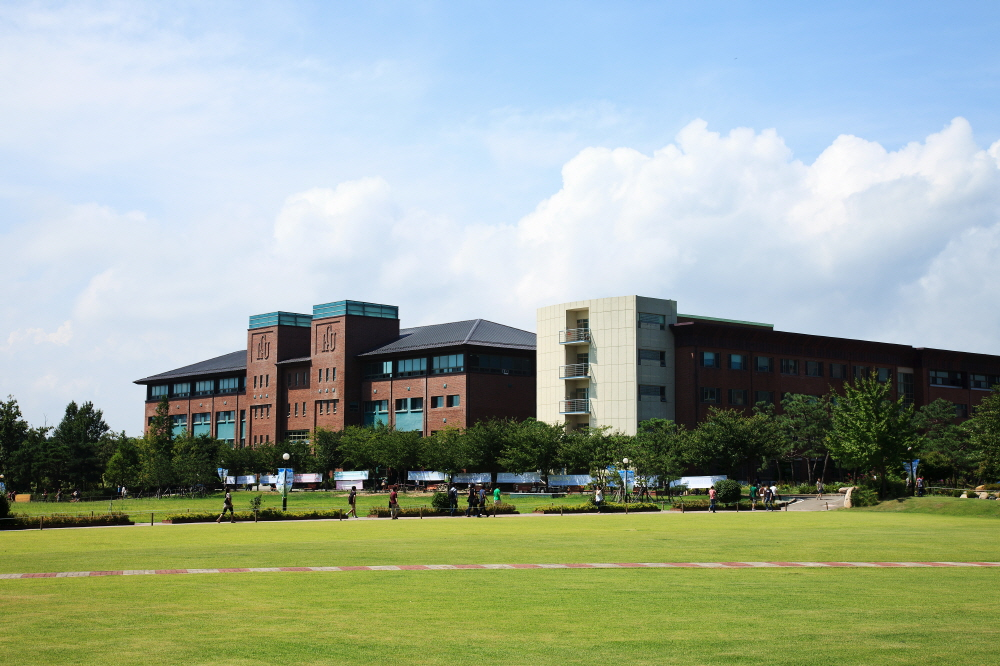
#> input picture introduction_to_ai/imageData/school.jpg, 1000 x 666 px, given in place of z_char_8x8.png, which was not available
$ jupyter execute dct_example.ipynb   (text cells are left out)
#> lines starting #> are read from the running program, lines starting #| are printed output that depends on the picture; after the words box and inside, x2 and y2 are one past the last pixel; in counts of white or black regions, pixels touching at a corner belong together; pictures that were not available may be replaced by others from this repository, and a replacement may not be noted
[cell 1]
import numpy as np
import matplotlib.pyplot as plt
from scipy import fftpack
from skimage.util import img_as_ubyte
import matplotlib.image as mpimg

[cell 2]
# loading a simple Z character image (8x8)
img = img_as_ubyte(mpimg.imread('img/z_char_8x8.png'))
#> img is the input picture: shape (666, 1000, 3); mean R, G, B 156.4, 169.6, 155.3
img_h = 8
gray_img = img[:,:,0]
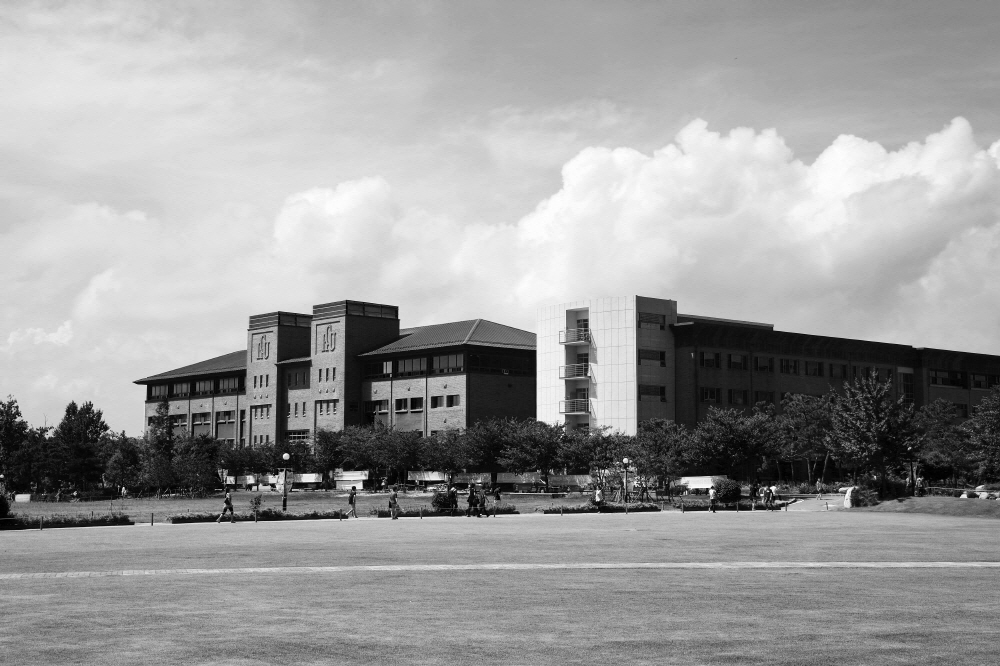
#> gray_img: shape (666, 1000); min 0, max 255, mean 156.4

plt.imshow(img, cmap='gray', interpolation='nearest')

[cell 3]
np.set_printoptions(precision=1, linewidth=140, suppress=True)
gray_img

[cell 4]
z_dct = fftpack.dct(fftpack.dct(gray_img.T, norm='ortho').T, norm='ortho')

np.set_printoptions(precision=1, linewidth=140, suppress=True)
z_dct

[cell 5]
dct_basis = img_as_ubyte(mpimg.imread('img/dct_basis.png'))
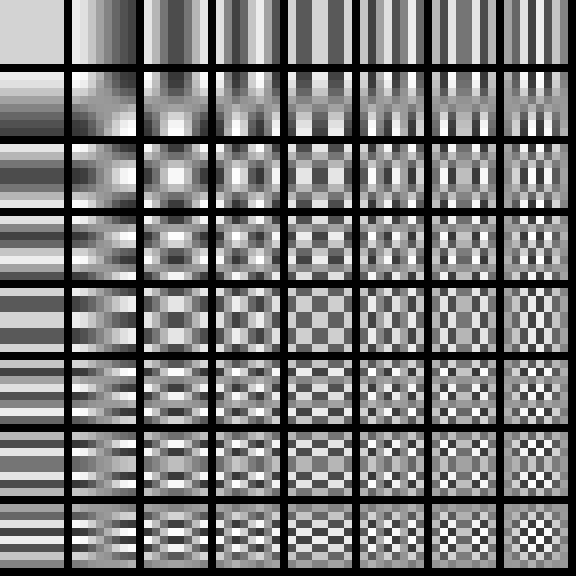
#> input picture videoStreaming/img/dct_basis.png, 576 x 576 px
plt.imshow(dct_basis, cmap='gray', interpolation='nearest')

[cell 6]
partial_z_idct = []
partial_z_dct = []

for ii in range(img_h*img_h):
    dct_copy = np.copy(z_dct)
    frequency_counter = 0

    for u in range(img_h):
        for v in range(img_h):
            if frequency_counter > ii:
                dct_copy[u,v] = 0
            frequency_counter += 1

    partial_z_dct.append(dct_copy)

    partial_img_idct = fftpack.idct(fftpack.idct(dct_copy.T, norm='ortho').T, norm='ortho')
    partial_z_idct.append(partial_img_idct)
#> this loop made 64 passes
#> pass 1, `partial_img_idct = fftpack.idct(fftpack.idct(dct_copy.T, norm='ortho')..`:
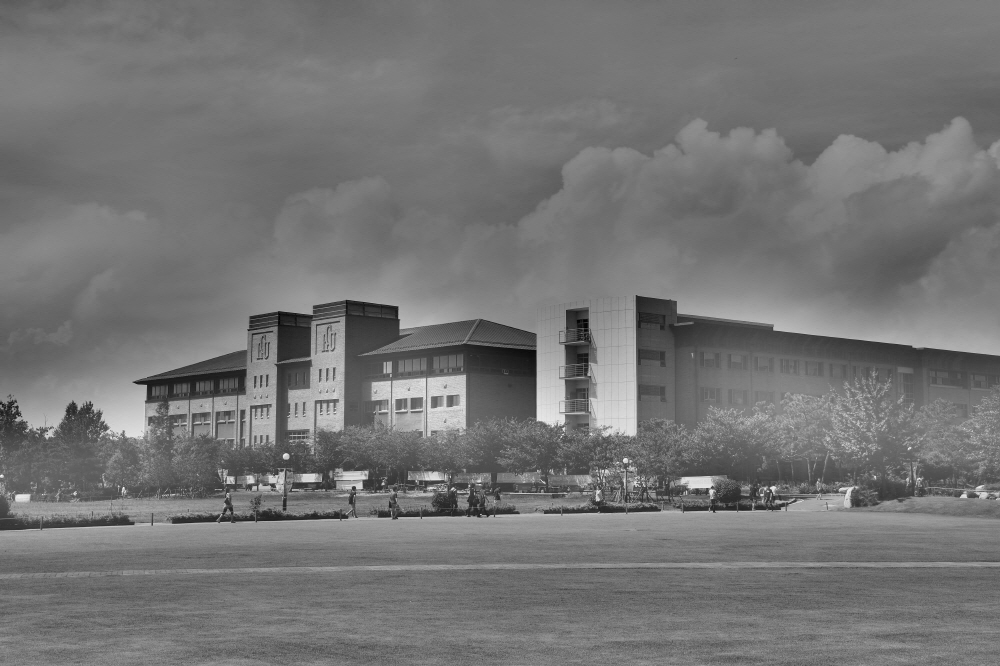
#> partial_img_idct: shape (666, 1000) float64; min -10.46, max 353, mean 156.4; drawn with min black and max white
#> after the loop, partial_z_dct = 64 items; partial_z_idct = 64 items

[cell 7]
# shows each coefficient evolution towards the image formation
# here you can see how each DCT basis constributes to the image formation
# try to visualize them as a summation of the basis throughout the 64 elements
fig = plt.figure(figsize=(16, 16))
for ii in range(img_h*img_h):
    plt.subplot(8, 8, ii + 1)
    plt.title(partial_z_dct[ii][int(ii / 8), ii % 8])
    plt.imshow(partial_z_idct[ii], cmap='gray', interpolation='nearest')
    plt.grid(False);
    plt.xticks([]);
    plt.yticks([]);
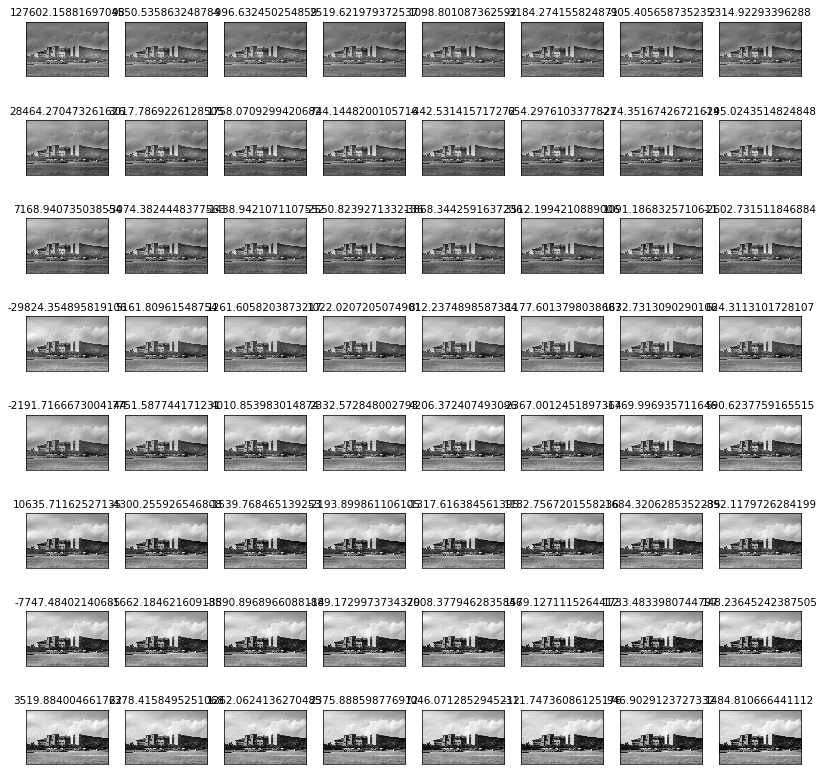
#> figure drawn by matplotlib, 64 panels

[cell 8]
def create_zigzag_order(n):
    """
    n x n 행렬에 대한 지그재그 순서를 생성
    Returns: 지그재그 순서대로 (u, v) 좌표 리스트
    """
    zigzag_order = []

    # 대각선별로 처리
    for diagonal in range(2 * n - 1):
        coords = []

        # 각 대각선에서 가능한 좌표들 찾기
        for u in range(n):
            v = diagonal - u
            if 0 <= v < n:
                coords.append((u, v))

        # 짝수 대각선은 위에서 아래로, 홀수 대각선은 아래에서 위로
        if diagonal % 2 == 0:
            coords.reverse()

        zigzag_order.extend(coords)

    return zigzag_order

def reconstruct_with_top_k_coefficients(dct_coeffs, k):
    """
    지그재그 순서로 상위 k개 계수만 사용하여 이미지 재구성
    """
    n = dct_coeffs.shape[0]
    zigzag_order = create_zigzag_order(n)

    # 모든 계수를 0으로 초기화
    reconstructed_dct = np.zeros_like(dct_coeffs)

    # 지그재그 순서로 상위 k개 계수만 복사
    for i in range(min(k, len(zigzag_order))):
        u, v = zigzag_order[i]
        reconstructed_dct[u, v] = dct_coeffs[u, v]

    # 역 DCT 변환
    reconstructed_img = fftpack.idct(fftpack.idct(reconstructed_dct.T, norm='ortho').T, norm='ortho')

    return reconstructed_img, reconstructed_dct

[cell 9]
# 다양한 계수 개수로 재구성 비교
k_values = [1, 2, 4, 8, 10, 16, 32, 64]

fig, axes = plt.subplots(2, 4, figsize=(16, 8))
axes = axes.flatten()

for idx, k in enumerate(k_values):
    reconstructed_img, reconstructed_dct = reconstruct_with_top_k_coefficients(z_dct, k)

    # 이미지 출력
    axes[idx].imshow(reconstructed_img, cmap='gray', interpolation='nearest', vmin=0, vmax=255)
    axes[idx].set_title(f'Top {k} coefficients\n(Compression: {100*(64-k)/64:.1f}%)')
    axes[idx].grid(False)
    axes[idx].set_xticks([])
    axes[idx].set_yticks([])
#> this loop made 8 passes
#> pass 1, `reconstructed_img, reconstructed_dct = reconstruct_with_top_k_coeffici..`:
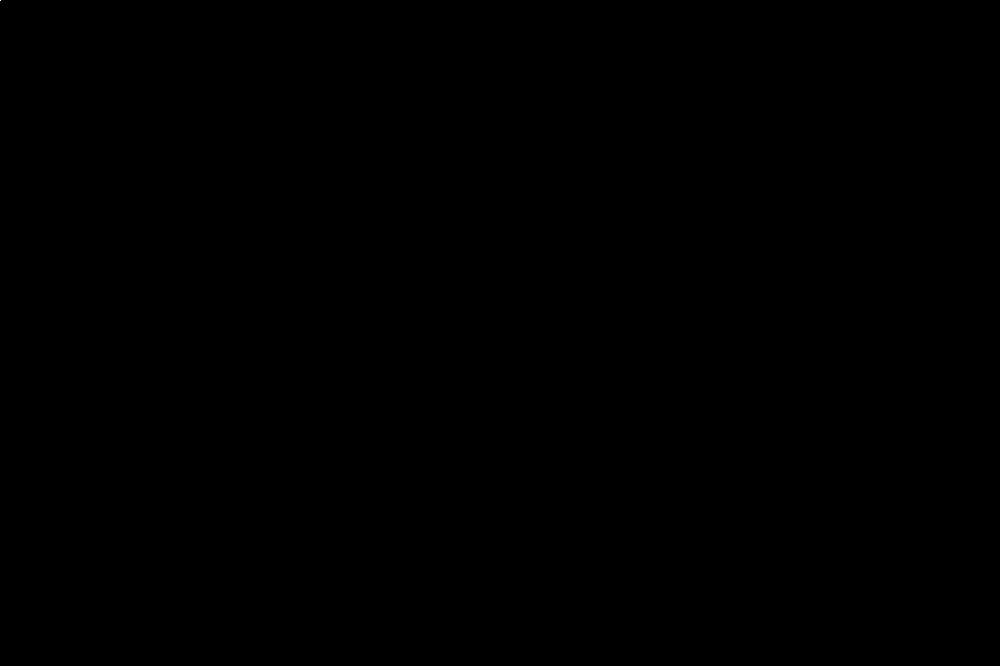
#> reconstructed_dct: shape (666, 1000) float64; values 0 (black) and 127602.2 (white), 0% white in thin lines or dots, all inside (x1, y1, x2, y2) = (0, 0, 1, 1)

plt.tight_layout()
plt.suptitle('DCT Compression: Reconstruction with Top-K Coefficients (Zigzag Order)',
             fontsize=16, y=1.02)
plt.show()
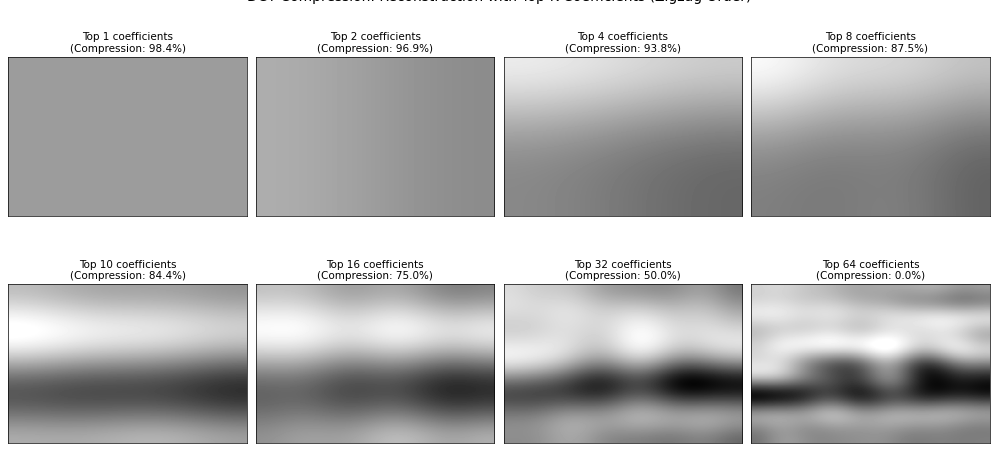
#> figure drawn by matplotlib, 8 panels

# 원본과 상위 10개 계수로 재구성한 이미지 비교
reconstructed_10, dct_10 = reconstruct_with_top_k_coefficients(z_dct, 10)
#> in reconstruct_with_top_k_coefficients (call 9), `reconstructed_img = fftpack.idct(fftpack.idct(reconstructed_dct.T, nor..`:
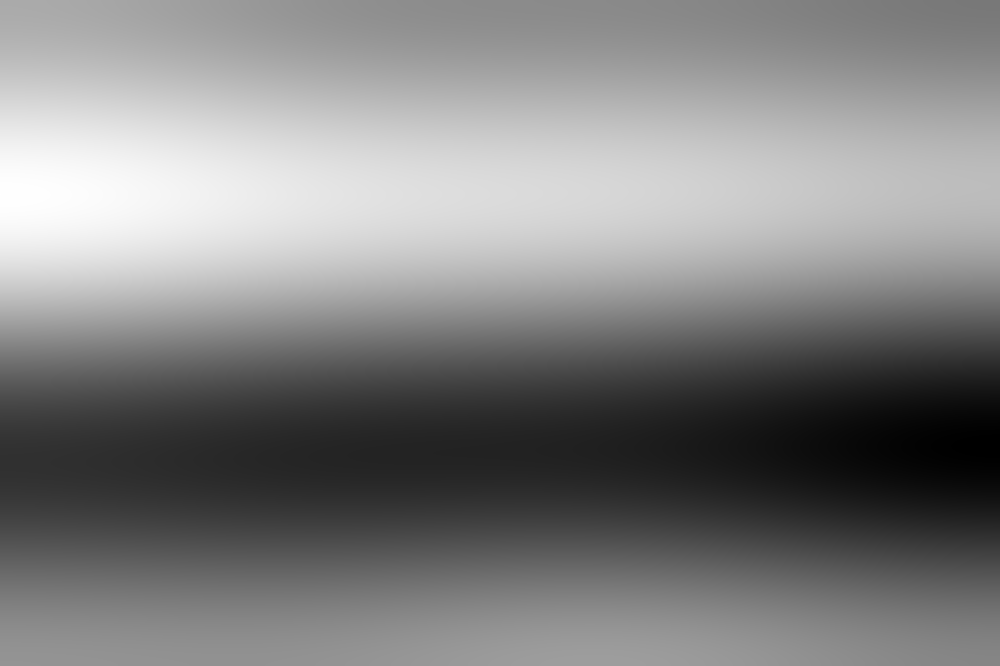
#> reconstructed_img: shape (666, 1000) float64; min 48.91, max 259.2, mean 156.4; drawn with min black and max white

fig, axes = plt.subplots(1, 4, figsize=(16, 4))

# 원본 이미지
axes[0].imshow(gray_img, cmap='gray', interpolation='nearest')
axes[0].set_title('Original Image')
axes[0].grid(False); axes[0].set_xticks([]); axes[0].set_yticks([])

# 원본 DCT 계수
im1 = axes[1].imshow(np.abs(z_dct), cmap='hot', interpolation='nearest')
axes[1].set_title('Original DCT Coefficients\n(64 coefficients)')
axes[1].grid(False); axes[1].set_xticks([]); axes[1].set_yticks([])
plt.colorbar(im1, ax=axes[1], shrink=0.8)

# 상위 10개 DCT 계수
im2 = axes[2].imshow(np.abs(dct_10), cmap='hot', interpolation='nearest')
axes[2].set_title('Top 10 DCT Coefficients\n(84.4% compression)')
axes[2].grid(False); axes[2].set_xticks([]); axes[2].set_yticks([])
plt.colorbar(im2, ax=axes[2], shrink=0.8)

# 재구성된 이미지
axes[3].imshow(reconstructed_10, cmap='gray', interpolation='nearest', vmin=0, vmax=255)
axes[3].set_title('Reconstructed Image\n(10 coefficients)')
axes[3].grid(False); axes[3].set_xticks([]); axes[3].set_yticks([])

plt.tight_layout()
plt.show()
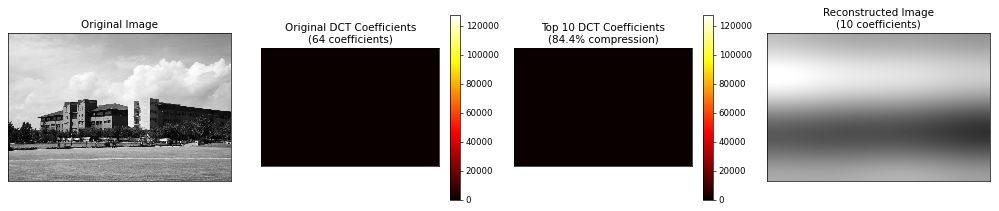
#> figure drawn by matplotlib, 6 panels

# 지그재그 순서 시각화
zigzag_order = create_zigzag_order(8)
zigzag_matrix = np.zeros((8, 8))

for idx, (u, v) in enumerate(zigzag_order):
    zigzag_matrix[u, v] = idx + 1

plt.figure(figsize=(8, 6))
plt.imshow(zigzag_matrix, cmap='viridis', interpolation='nearest')
plt.title('Zigzag Scanning Order for 8x8 DCT Block')
plt.colorbar(label='Scanning Order')

# 숫자 표시
for u in range(8):
    for v in range(8):
        plt.text(v, u, f'{int(zigzag_matrix[u, v])}',
                ha='center', va='center', color='white', fontweight='bold')

plt.grid(False)
plt.show()
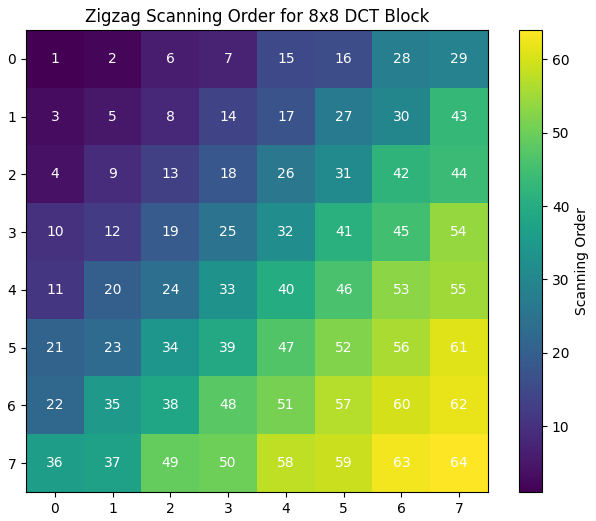
#> figure drawn by matplotlib, 2 panels

# 압축 효율성 분석
print("Compression Analysis:")
print("=" * 50)
original_mse = 0  # 원본과 원본의 MSE는 0
mse_10 = np.mean((gray_img - reconstructed_10) ** 2)
#> mse_10 = 1939.5
psnr_10 = 10 * np.log10(255**2 / mse_10) if mse_10 > 0 else float('inf')
#> psnr_10 = 15.25

print(f"Original image: 64 coefficients (0% compression)")
print(f"Reconstructed with 10 coefficients: 84.4% compression")
print(f"MSE: {mse_10:.2f}")
#| MSE: 1939.49
print(f"PSNR: {psnr_10:.2f} dB")
#| PSNR: 15.25 dB
print(f"Data reduction: {64-10} coefficients removed out of 64")

# 중요한 계수들의 값 출력
print(f"\nTop 10 DCT coefficients (in zigzag order):")
for i in range(10):
    u, v = zigzag_order[i]
    print(f"Position ({u},{v}): {z_dct[u,v]:.1f}")
#> this loop made 10 passes
#| Position (0,0): 127602.2
#| Position (0,1): 9550.5
#| Position (1,0): 28464.3
#| Position (2,0): 7168.9
#| Position (1,1): 3017.8
#| Position (0,2): -996.6
#| Position (0,3): 2519.6
#| Position (1,2): 1758.1
#> (further printed lines are left out)
